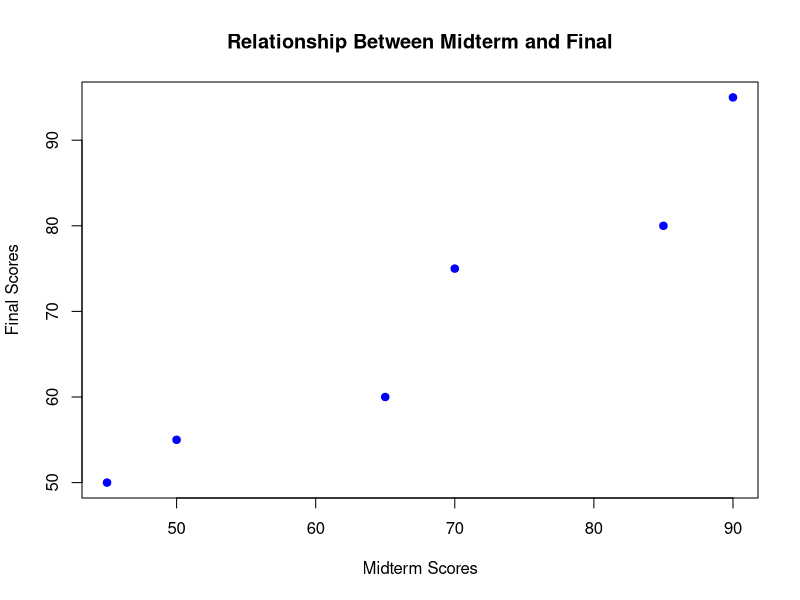
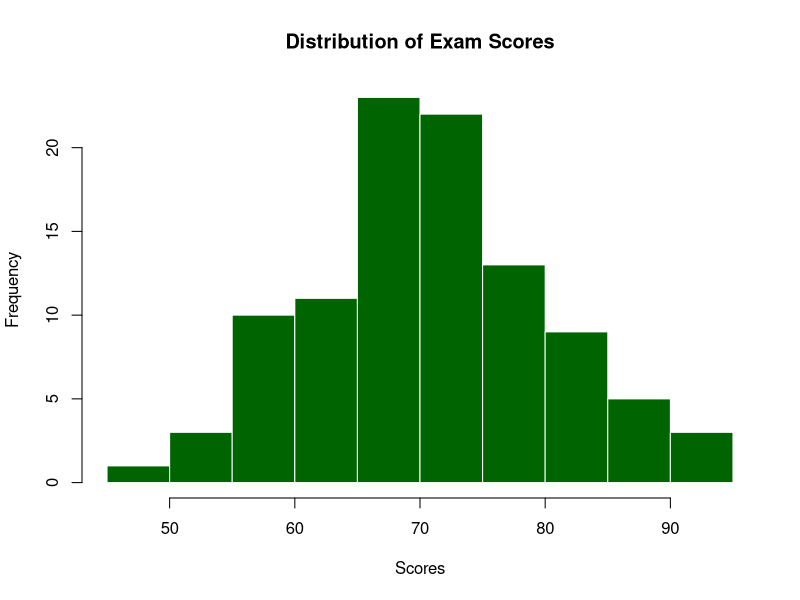
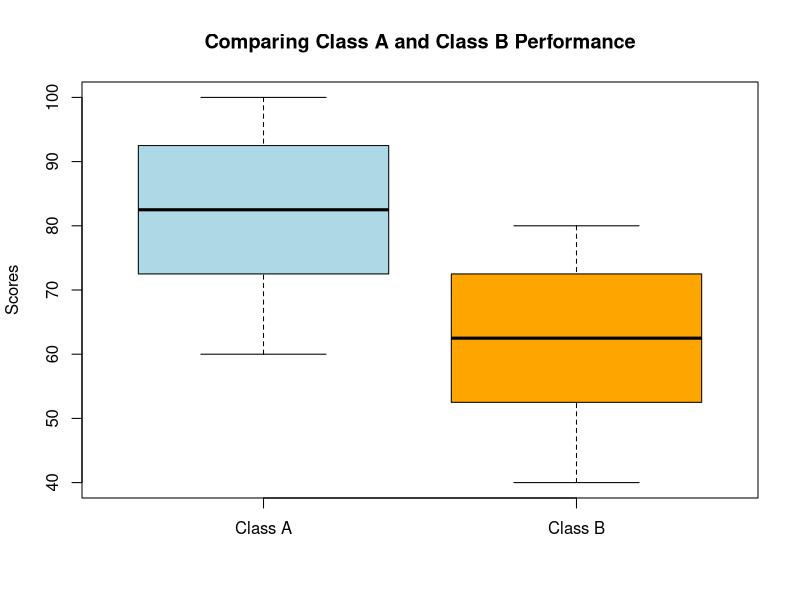

Reproduce these figures in R, in order.
## ---- chunk 1
# Midterm and Final scores of 6 students
midterm <- c(50, 65, 70, 85, 90, 45)
final <- c(55, 60, 75, 80, 95, 50)

# Create a scatter plot
plot(midterm, final, 
     main = "Relationship Between Midterm and Final",
     xlab = "Midterm Scores", 
     ylab = "Final Scores",
     col = "blue", 
     pch = 19) # pch defines the point shape
## ---- chunk 2
# Simulated scores for 100 students
set.seed(123)
all_scores <- rnorm(100, mean = 70, sd = 10)

# Create a histogram
hist(all_scores, 
     main = "Distribution of Exam Scores",
     xlab = "Scores", 
     col = "darkgreen", 
     border = "white")
## ---- chunk 3
# Scores of two different classes
class_A <- c(60, 70, 75, 80, 85, 90, 95, 100)
class_B <- c(40, 50, 55, 60, 65, 70, 75, 80)

# Create a boxplot comparing two groups
boxplot(class_A, class_B, 
        main = "Comparing Class A and Class B Performance",
        names = c("Class A", "Class B"),
        col = c("lightblue", "orange"),
        ylab = "Scores")
